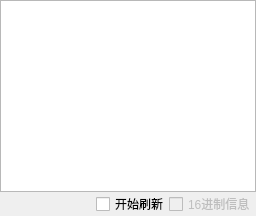
            <widget class="QWidget" name="tab_6">
             <attribute name="title">
              <string>自动刷新信息</string>
             </attribute>
             <layout class="QVBoxLayout" name="verticalLayout_10">
              <property name="spacing">
               <number>0</number>
              </property>
              <property name="leftMargin">
               <number>0</number>
              </property>
              <property name="topMargin">
               <number>0</number>
              </property>
              <property name="rightMargin">
               <number>0</number>
              </property>
              <property name="bottomMargin">
               <number>0</number>
              </property>
              <item>
               <widget class="QTextBrowser" name="textBrowser_refreshInfoText">
                <property name="minimumSize">
                 <size>
                  <width>0</width>
                  <height>0</height>
                 </size>
                </property>
               </widget>
              </item>
              <item>
               <layout class="QHBoxLayout" name="horizontalLayout_20">
                <item>
                 <spacer name="horizontalSpacer_36">
                  <property name="orientation">
                   <enum>Qt::Horizontal</enum>
                  </property>
                  <property name="sizeHint" stdset="0">
                   <size>
                    <width>40</width>
                    <height>20</height>
                   </size>
                  </property>
                 </spacer>
                </item>
                <item>
                 <widget class="QCheckBox" name="checkBox_startRefreshInfo">
                  <property name="text">
                   <string>开始刷新</string>
                  </property>
                  <property name="tristate">
                   <bool>false</bool>
                  </property>
                 </widget>
                </item>
                <item>
                 <widget class="QCheckBox" name="checkBox_RefreshIO">
                  <property name="enabled">
                   <bool>false</bool>
                  </property>
                  <property name="text">
                   <string>16进制信息</string>
                  </property>
                  <property name="tristate">
                   <bool>false</bool>
                  </property>
                 </widget>
                </item>
               </layout>
              </item>
             </layout>
            </widget>
